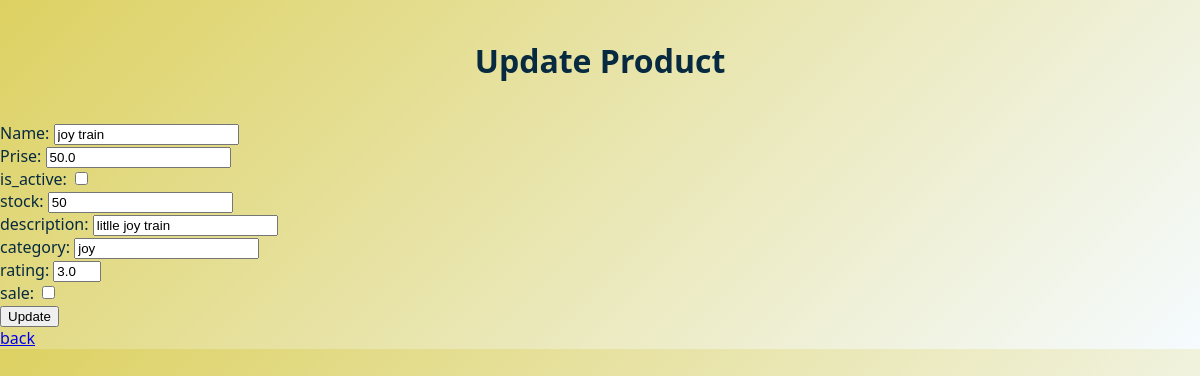
Screenshot of /update/2 with the database file from the repository.
### _online_shop/app/models.py (models this page shows)
class Product(db.Model):
    __tablename__="products"
    id=db.Column(db.Integer, primary_key=True, autoincrement=True)
    name=db.Column(db.String(100), nullable=False)
    description=db.Column(db.String(100), nullable=False)
    prise=db.Column(db.Float, nullable=False)
    created_at = db.Column(db.DateTime, default=db.func.now())
    updated_at = db.Column(db.DateTime, default=db.func.now(), onupdate=db.func.now())
    stock =db.Column(db.Integer, nullable=True, default=0)
    is_active=db.Column(db.Boolean, nullable=True, default=True)
    category   =db.Column(db.String(50), nullable=True)
    rating =db.Column(db.Float, nullable=True, default=0)
    sale=db.Column(db.Boolean, nullable=True, default=0)

### _online_shop/app/routes.py (the view, shortened to what this page needs)
@bp.route('/update/<int:product_id>', methods=['GET','POST'])
def update_product(product_id):
    product = Product.query.get_or_404(product_id)
    return render_template('product_form.html',action='Update', product=product   )

### _online_shop/templates/product_form.html (shortened to what this page needs)
<!DOCTYPE html>
<html>
<head>
    <link rel="stylesheet" href="/static/style.css">
</head>
<body>
    <div class="form">
   <h1>{{action}} Product</h1>
   <form method="post">
    <label>Name:
    <input type="text" name="name" value="{{product.name if product else''}}"required>
    </label><br>
    <label>Prise:
    <input type="number" name="prise" value="{{product.prise if product else'0'}}"required>
    </label><br>
    <label>is_active:
    <input type="checkbox" name="is_active" value="{{product.is_active if product else 'False'}}">
    </label><br>
    <label>stock:
    <input type="number" name="stock" value="{{product.stock if product else'0'}}">
    </label><br>
    <label>description:
    <input type="text" name="description" value="{{product.description if product else''}}">
    </label></br>
    <label>category:
    <input type="text" name="category" value="{{product.category if product else''}}">
    </label><br>
    <label>rating:
    <input type="number" name="rating" value="{{product.rating if product else'0'}}" min="0" max="5">
    </label><br>
    <label>sale:
    <input type="checkbox" name="sale" value="{{product.sale if product else'False'}}">
    </label><br>
    <button type="submit">{{action}}</button>
   </form>
   <a href="{{ url_for('routes.products') }}">back</a>
   </div>
</body>
</html>

### _online_shop/static/style.css (style rules this page uses)
body { background: linear-gradient(135deg, #ddd162 0%, #f5fbff 100%); font-family: "Segoe UI", Tahoma, Geneva, Verdana, sans-serif; color: #072a40; margin: 0; }
h1 { text-align: center; padding: 18px 0; }

### rows the page displays
Product: name "joy train", prise "50.0", stock "50", description "litlle joy train", category "joy", rating "3.0"

### other values shown
{{ action }} "Update"
